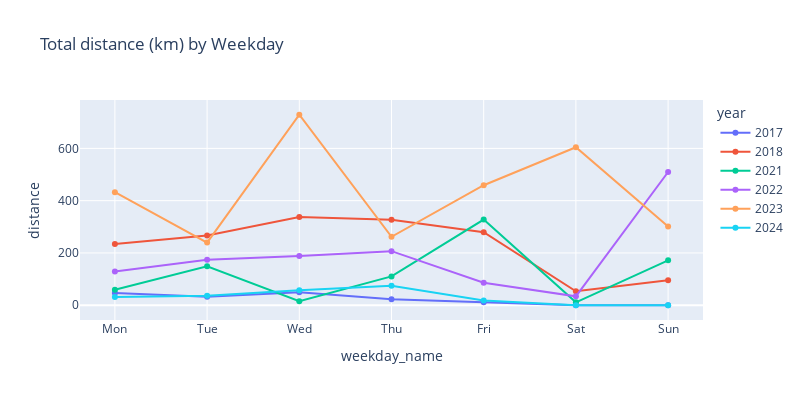

The cell this chart's notebook holds for it:
### Markdown cell above
#### Total distance (km) by Weekday

Checking the most active day of the week.

### Code cell
# Group by 'weekday', 'weekday_name', and 'year' and sum the values
distance_by_weekday = filtered_data.groupby(['weekday', 'weekday_name', 'year'], as_index=False)['distance'].sum()

# Sort the values by 'weekday'
distance_by_weekday = distance_by_weekday.sort_values(by='weekday')

# Plot the line chart
fig = px.line(distance_by_weekday, x='weekday_name', y='distance', color='year',
              title="Total distance (km) by Weekday",  markers=True,
              width=CHART_WIDTH, height=CHART_HEIGHT)
fig.show()

### Figure 1 — Plotly figure (JSON) as saved in the notebook; plotly's stock layout.template omitted (floating-point values rounded to 4 significant figures)
{"data": [{"hovertemplate": "year=2017<br>weekday_name=%{x}<br>distance=%{y}<extra></extra>", "legendgroup": "2017", "line": {"color": "#636efa", "dash": "solid"}, "marker": {"symbol": "circle"}, "mode": "markers+lines", "name": "2017", "orientation": "v", "showlegend": true, "type": "scatter", "x": ["Mon", "Tue", "Wed", "Thu", "Fri", "Sat", "Sun"], "xaxis": "x", "y": [47.25, 32.68, 49.94, 22.94, 11.76, 0.1, 0], "yaxis": "y"}, {"hovertemplate": "year=2018<br>weekday_name=%{x}<br>distance=%{y}<extra></extra>", "legendgroup": "2018", "line": {"color": "#EF553B", "dash": "solid"}, "marker": {"symbol": "circle"}, "mode": "markers+lines", "name": "2018", "orientation": "v", "showlegend": true, "type": "scatter", "x": ["Mon", "Tue", "Wed", "Thu", "Fri", "Sat", "Sun"], "xaxis": "x", "y": [233.9, 266.9, 337.2, 326.9, 279.2, 53.48, 95.68], "yaxis": "y"}, {"hovertemplate": "year=2021<br>weekday_name=%{x}<br>distance=%{y}<extra></extra>", "legendgroup": "2021", "line": {"color": "#00cc96", "dash": "solid"}, "marker": {"symbol": "circle"}, "mode": "markers+lines", "name": "2021", "orientation": "v", "showlegend": true, "type": "scatter", "x": ["Mon", "Tue", "Wed", "Thu", "Fri", "Sat", "Sun"], "xaxis": "x", "y": [59.52, 149.0, 15.41, 110.2, 327.8, 11.18, 171.7], "yaxis": "y"}, {"hovertemplate": "year=2022<br>weekday_name=%{x}<br>distance=%{y}<extra></extra>", "legendgroup": "2022", "line": {"color": "#ab63fa", "dash": "solid"}, "marker": {"symbol": "circle"}, "mode": "markers+lines", "name": "2022", "orientation": "v", "showlegend": true, "type": "scatter", "x": ["Mon", "Tue", "Wed", "Thu", "Fri", "Sat", "Sun"], "xaxis": "x", "y": [129.5, 173.9, 188.2, 206.9, 86.26, 34.02, 509.6], "yaxis": "y"}, {"hovertemplate": "year=2023<br>weekday_name=%{x}<br>distance=%{y}<extra></extra>", "legendgroup": "2023", "line": {"color": "#FFA15A", "dash": "solid"}, "marker": {"symbol": "circle"}, "mode": "markers+lines", "name": "2023", "orientation": "v", "showlegend": true, "type": "scatter", "x": ["Mon", "Tue", "Wed", "Thu", "Fri", "Sat", "Sun"], "xaxis": "x", "y": [432.4, 239.7, 728.7, 261.8, 459.1, 604.3, 301.0], "yaxis": "y"}, {"hovertemplate": "year=2024<br>weekday_name=%{x}<br>distance=%{y}<extra></extra>", "legendgroup": "2024", "line": {"color": "#19d3f3", "dash": "solid"}, "marker": {"symbol": "circle"}, "mode": "markers+lines", "name": "2024", "orientation": "v", "showlegend": true, "type": "scatter", "x": ["Mon", "Tue", "Wed", "Thu", "Fri", "Sat", "Sun"], "xaxis": "x", "y": [31.98, 36.6, 57.18, 74.39, 18.56, 0, 0], "yaxis": "y"}], "layout": {"height": 400, "legend": {"title": {"text": "year"}, "tracegroupgap": 0}, "title": {"text": "Total distance (km) by Weekday"}, "width": 800, "xaxis": {"anchor": "y", "domain": [0, 1], "title": {"text": "weekday_name"}}, "yaxis": {"anchor": "x", "domain": [0, 1], "title": {"text": "distance"}}}}
